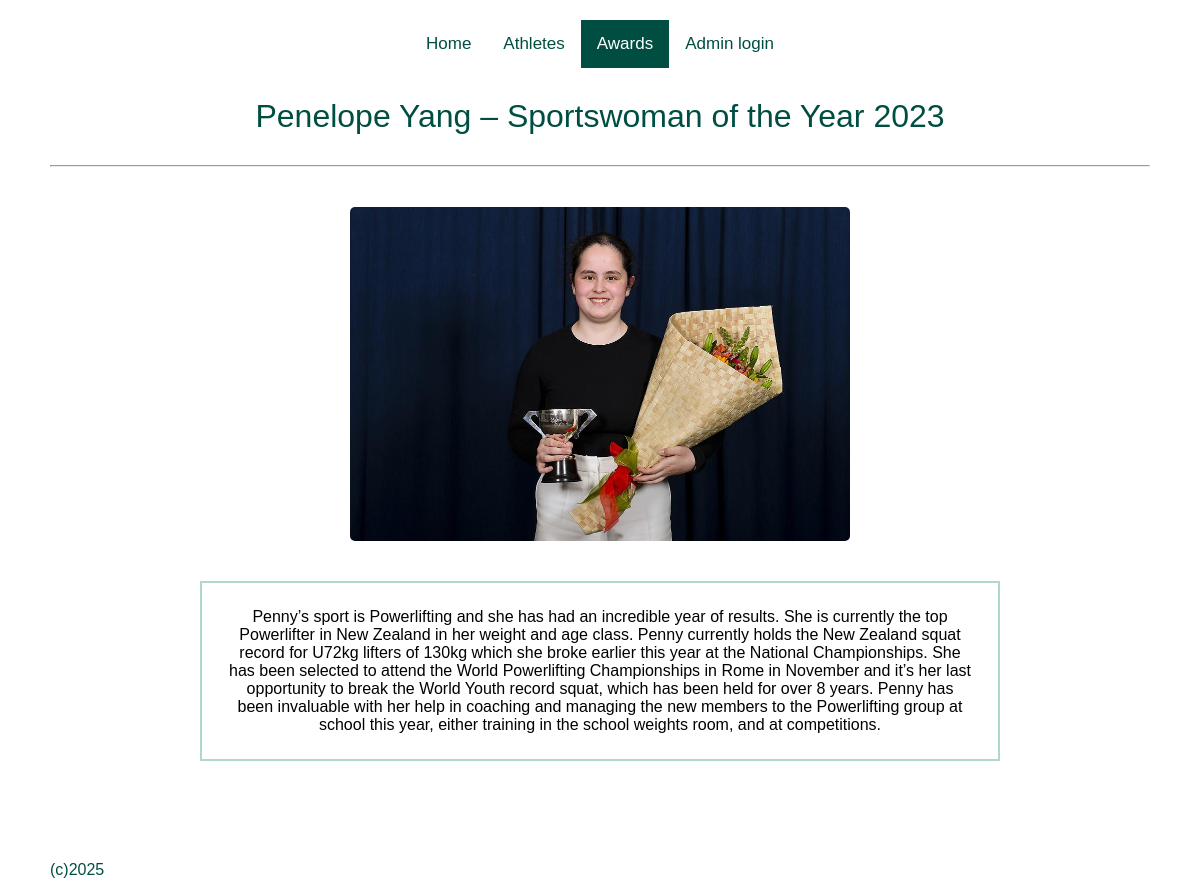
The app's page /article/2 with its own data.
### tables this page shows
CREATE TABLE article (article_id INTEGER PRIMARY KEY, athlete_id NUMERIC REFERENCES athlete (athlete_id), title TEXT, content TEXT, image_url TEXT, published_date INTEGER);

### flaskimport.py (the view)
@app.route("/article/<int:article_id>")
def article_page(article_id):
    db = get_db()
    cursor = db.execute("""
        SELECT *
        FROM article
        WHERE article_id = ?
    """, (article_id,))
    article = cursor.fetchone()
    return render_template("article.html", article=article)

### flaskimport.py (called while the page is built)
def get_db():
    db = getattr(g, '_database', None)
    if db is None:
        db = g._database = sqlite3.connect('BHS_sport_history_database.db')
        db.row_factory = sqlite3.Row
    return db

### templates/article.html (shortened to what this page needs)
<!DOCTYPE html>
<html lang="en">
<head>
    <link rel="stylesheet" href="{{ url_for('static', filename='style.css') }}">
</head>
<div class="topnav">
    <a href="/">Home</a>
    <a href="/athletes">Athletes</a>
    <a class="active" href="/athletes">Awards</a>
    <a href="/add_athlete">Admin login</a>
</div>
<h1>
    {{ article ["title"] }}
</h1>
<hr>
<img class="article" src="{{article['image_url']}}" alt="{{article['title']}}">
<p class="article">
    {{ article ["content"]}}
</p>
<footer>(c)2025</footer>
</html>

### static/style.css (style rules this page uses)
* { font-family: "Public Sans", sans-serif; font-optical-sizing: auto; font-weight: 400; font-style: normal; }
html, body { height: 100%; margin: 0; }
h1 { font-weight: 500; display: flex; justify-content: center; color: rgb(0, 78, 66); margin-top: 30px; margin-bottom: 30px; }
img { display: block; width: 250px; border-radius: 5px; margin: auto; }
a { color: rgb(0, 171, 142); text-decoration: none; }
.topnav { display: flex; justify-content: center; overflow: hidden; }
.topnav a { float: left; color: rgb(0, 78, 66); text-align: center; padding: 14px 16px; text-decoration: none; font-size: 17px; transition: background-color .3s; }
.topnav a.active { background-color: rgb(0, 78, 66); color: rgb(255, 255, 255); }
p.article { margin-left: 150px; margin-right: 150px; margin-bottom: 100px; text-align: center; padding: 25px; border: 2px solid rgb(172, 216, 206); color: black; }
img.article { width: 500px; display: block; margin: auto; margin-top: 40px; margin-bottom: 40px; }

### records on screen
article: title "Penelope Yang – Sportswoman of the Year 2023", image_url (picture), content "Penny’s sport is Powerlifting and she has had an incredible year of results. She is currently the top Powerlifter in New Zealand in her weight and age class. Penny currently holds the New Zealand squat record for U72kg lifters of 130kg which she broke earlier this year at the National Championships. She has been selected to attend the World Powerlifting Championships in Rome in November and it’s her last opportunity to break the World Youth record squat, which has been held for over 8 years. Penny has been invaluable with her help in coaching and managing the new members to the Powerlifting group at school this year, either training in the school weights room, and at competitions."
